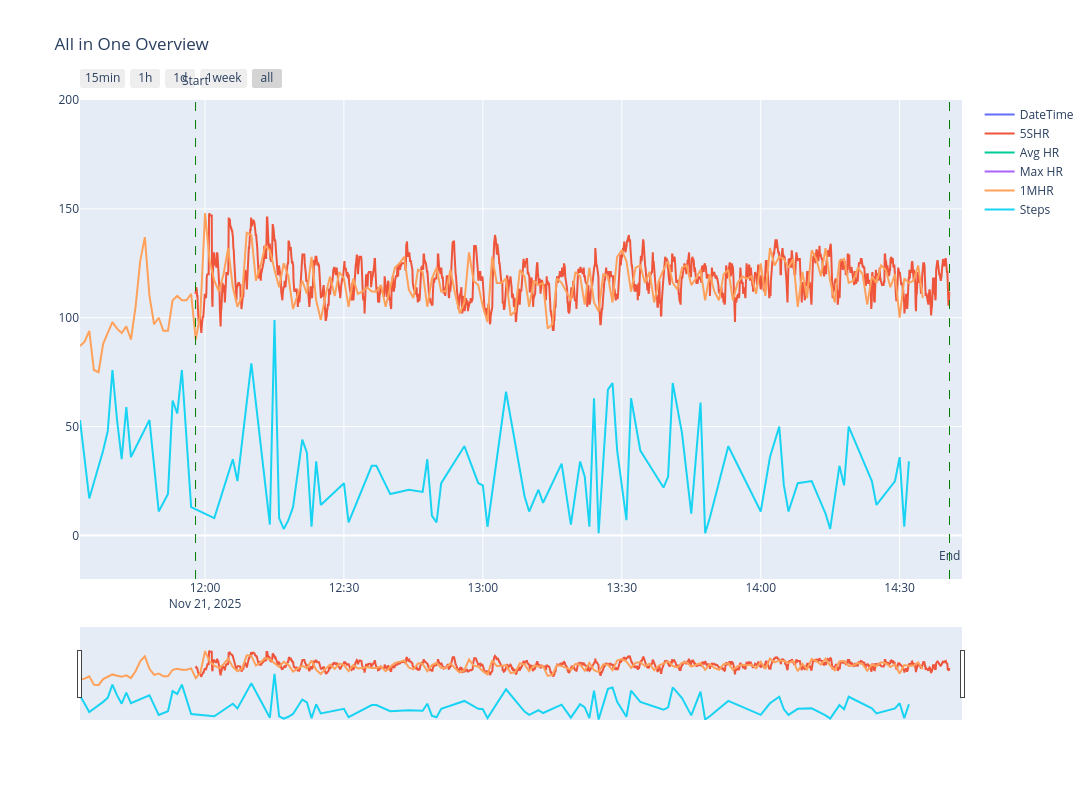

Notebook code for this chart:
### Code cell
# Plotly Interactive Graphic All in One Overview
fig2 = go.Figure(layout_yaxis_range=[-20,200], layout = dict(title='All in One Overview', xaxis=dict(type='date'),width=1600, height=800 ))

#maskTime = (main_df["DateTime"] >= StartPlotTime) & (main_df["DateTime"] <= EndPlotTime)


#All Data
for col in main_df:
    fig2.add_trace(go.Scatter(x=main_df[maskTime]["DateTime"], y=main_df[maskTime][col],mode="lines", name=col, connectgaps=True,stackgaps='infer zero'))

# Heart Rate Data
#fig2.add_trace(go.Scatter(x=main_df[maskTime]["DateTime"], y=main_df[maskTime]["5SHR"],mode="lines", name="5SHR", connectgaps=True,stackgaps='infer zero'))
#fig2.add_trace(go.Scatter(x=main_df[maskTime]["DateTime"], y=main_df[maskTime]["1MHR"],mode="lines", name="1MHR", connectgaps=True,stackgaps='infer zero'))

#Correlation Steps and Heart Rate (and their pct_change)
# fig2.add_trace(go.Scatter(x=main_df[maskTime]["DateTime"], y=main_df[maskTime]["1MHR"],mode="lines", name="1MHR", connectgaps=True,stackgaps='infer zero', line_color="blue"))
# fig2.add_trace(go.Bar(x=main_df[maskTime]["DateTime"].shift(1), y=main_df[maskTime]["Steps"],name="Steps",width=60000, marker_color='yellow', opacity=0.5))
# fig2.add_trace(go.Scatter(x=main_df[maskTime]["DateTime"].shift(-2), y=main_df[maskTime]["1MHR"].ffill().pct_change(periods=2).multiply(100),mode='lines', name="HR PCT_Change",connectgaps=False,stackgaps='infer zero', line_color="cyan"))
# fig2.add_trace(go.Scatter(x=main_df[maskTime]["DateTime"].shift(-2), y=main_df[maskTime]["Steps"].ffill().pct_change(periods=2).multiply(10),mode='lines', name="Steps PCT_Change",connectgaps=False,line_color="orange"))
#fig2.add_trace(go.Scatter(x=main_df[maskTime]["DateTime"], y=main_df[maskTime]["1MHR"].diff(),mode='lines', name="HR diff",connectgaps=False,stackgaps='infer zero', line_color="yellow"))


# Start and End Annotations of Training Sessions
for file in ADD_TCX:
    if ADD_TCX[file]["StartTime"] < StartPlotTime:
        continue
    if ADD_TCX[file]["EndTime"] > EndPlotTime:
        continue
    fig2.add_annotation(x=ADD_TCX[file]["StartTime"],y=200, text="Start", yshift=20,  showarrow=False)
    fig2.add_annotation(x=ADD_TCX[file]["EndTime"],y=0,text="End",  yshift=-20,  showarrow=False)
    fig2.add_vline(x=ADD_TCX[file]["StartTime"],  line_width=1, line_dash="dash", line_color="green")
    fig2.add_vline(x=ADD_TCX[file]["EndTime"], line_width=1, line_dash="dash", line_color="green")

# Axis and Layout Settings
fig2.update_yaxes( type="linear", range=(-20,200), autorange= False, constrain="domain")
fig2.update_xaxes(
    rangeslider_visible=True,
    rangeselector=dict(
        buttons=list([
            dict(count=900, label="15min", step="second", stepmode="backward"),
            dict(count=60, label="1h", step="minute", stepmode="backward"),
            dict(count=24, label="1d", step="hour", stepmode="todate"),
            dict(count=7, label="1week", step="day", stepmode="backward"),
            dict(step="all")
        ])
    ),
    rangeslider_yaxis_range=[0,200],rangeslider_yaxis_rangemode="fixed"
)
fig2.show()

### Figure 1 — Plotly figure (JSON) as saved in the notebook; plotly's stock layout.template omitted (floating-point values rounded to 4 significant figures; data arrays with more than 128 entries replaced by an {"elided": "..."} marker saying what was removed)
{"data": [{"connectgaps": true, "mode": "lines", "name": "DateTime", "stackgaps": "infer zero", "type": "scatter", "x": {"elided": "2232 str values"}, "y": {"elided": "2232 str values"}}, {"connectgaps": true, "mode": "lines", "name": "5SHR", "stackgaps": "infer zero", "type": "scatter", "x": {"elided": "2232 str values"}, "y": {"elided": "2232 float values"}}, {"connectgaps": true, "mode": "lines", "name": "Avg HR", "stackgaps": "infer zero", "type": "scatter", "x": {"elided": "2232 str values"}, "y": {"elided": "2232 float values"}}, {"connectgaps": true, "mode": "lines", "name": "Max HR", "stackgaps": "infer zero", "type": "scatter", "x": {"elided": "2232 str values"}, "y": {"elided": "2232 float values"}}, {"connectgaps": true, "mode": "lines", "name": "1MHR", "stackgaps": "infer zero", "type": "scatter", "x": {"elided": "2232 str values"}, "y": {"elided": "2232 float values"}}, {"connectgaps": true, "mode": "lines", "name": "Steps", "stackgaps": "infer zero", "type": "scatter", "x": {"elided": "2232 str values"}, "y": {"elided": "2232 float values"}}], "layout": {"annotations": [{"showarrow": false, "text": "Start", "x": "2025-11-21T11:57:57", "y": 200, "yshift": 20}, {"showarrow": false, "text": "End", "x": "2025-11-21T14:40:46", "y": 0, "yshift": -20}], "height": 800, "shapes": [{"line": {"color": "green", "dash": "dash", "width": 1}, "type": "line", "x0": "2025-11-21T11:57:57", "x1": "2025-11-21T11:57:57", "xref": "x", "y0": 0, "y1": 1, "yref": "y domain"}, {"line": {"color": "green", "dash": "dash", "width": 1}, "type": "line", "x0": "2025-11-21T14:40:46", "x1": "2025-11-21T14:40:46", "xref": "x", "y0": 0, "y1": 1, "yref": "y domain"}], "title": {"text": "All in One Overview"}, "width": 1600, "xaxis": {"rangeselector": {"buttons": [{"count": 900, "label": "15min", "step": "second", "stepmode": "backward"}, {"count": 60, "label": "1h", "step": "minute", "stepmode": "backward"}, {"count": 24, "label": "1d", "step": "hour", "stepmode": "todate"}, {"count": 7, "label": "1week", "step": "day", "stepmode": "backward"}, {"step": "all"}]}, "rangeslider": {"visible": true, "yaxis": {"range": [0, 200], "rangemode": "fixed"}}, "type": "date"}, "yaxis": {"autorange": false, "constrain": "domain", "range": [-20, 200], "type": "linear"}}}
